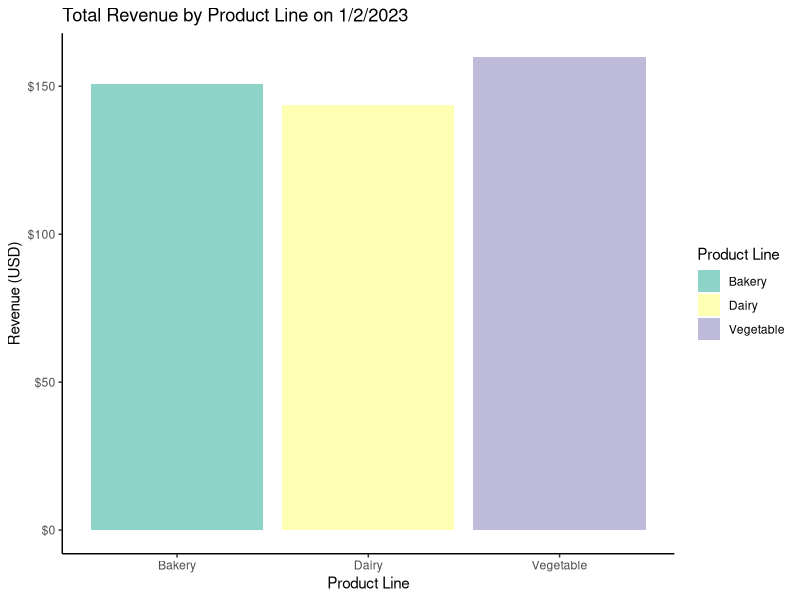
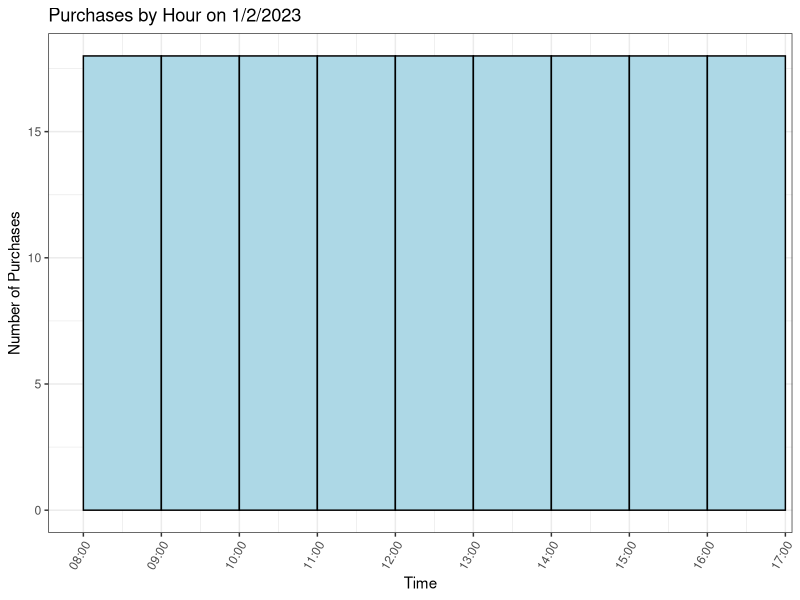

Generate these figures, in order, with R:
## ---- chunk 1
knitr::opts_chunk$set(echo = TRUE)
## ---- chunk 2
# loading required packages 

library(tidyverse)

# importing csv files 

ny <- read_csv("new_york_purchases.csv")
detroit <- read_csv("detroit_purchases.csv")

# not required but it might be a good idea to create another "location" variable
# by doing so we can tell which dataset it originally came from, and allows for future filtering 

ny$location <- "New York"
detroit$location <- "Detroit"

# let's check the data types to make sure they are the same for ny and detroit 

str(detroit)
str(ny)
## ---- chunk 3

# NY timestamp is not in date/time (POSIX) format, let's change that 
# Detroit purchases are automatically coded as UTC when read in, let's change this to EST to be consistent with NY. 

detroit$purchase_timestamp <- as.POSIXct(as.character(detroit$purchase_timestamp), tz = "EST")
ny$purchase_timestamp <- as.POSIXct(ny$purchase_timestamp, tz = "EST")

# make amount numeric for detroit 

detroit$amount <- parse_number(detroit$amount)
  
# merging the datasets by appending them to each other 

full_data <- 
  rbind(detroit, ny) %>% 
  
  # dropping "id" column because it's redundant to R's index and is misaligned after merge 
  
  select(-id)

# previewing data 

head(full_data)
## ---- chunk 4

# selecting rows with specific values and replacing "type" according to mapping 

full_data$type[full_data$type %in% c("cakes", "pizzas", "puffs")] <- "bakery"
full_data$type[full_data$type %in% c("milk", "cheese")] <- "dairy"
full_data$type[full_data$type %in% c("tomato", "carrot", "beans")] <- "vegetable"

# checking that only bakery, dairy, and vegatable remain in the data 

table(full_data$type)
## ---- chunk 5

# only selecting rows with timestamp on 1/2/2023

jan_two <- full_data %>%
  filter(as.Date(as.character(purchase_timestamp)) == as.Date("2023-01-02"))
## ---- chunk 6

# creating barplot 

ggplot(
  
  # aggregating data to sum revenue by product line 
  
  jan_two %>% 
    group_by(type) %>% 
    summarize(amount = sum(amount)),
  
  # setting x-axis and color to product line, y to revenue
  
  aes(x=type, y=amount, fill = type)) +
  geom_bar(stat="identity") + 
  
  # relabeling categories and setting color palette 
  
  scale_fill_brewer(palette = "Set3",
                    labels = c('Bakery','Dairy','Vegetable')) + 
  scale_x_discrete(labels = c('Bakery','Dairy','Vegetable')) +
  
  # putting dollar labels on y-axis 
  
  scale_y_continuous(labels=scales::dollar_format()) + 
  
  # setting legend/x-axis/y-axis/title labels 
  
  labs(fill = "Product Line", 
       x = "Product Line", 
       y = "Revenue (USD)",
       title = "Total Revenue by Product Line on 1/2/2023") + 
  
  # setting theme 
  
  theme_classic()
## ---- chunk 7

# creating histogram 

ggplot(jan_two, 
       
       # setting x-axis to purchase time 
       
       aes(x = purchase_timestamp)) + 
  
  # making the bin size 1 hour and setting colors 
  
  geom_histogram(binwidth = 3600,
                 boundary = 0, 
                 fill = "lightblue", 
                 color = "black") +
  
  # creating labels for each hour 
  
  scale_x_datetime(date_breaks = "1 hour", 
                   date_labels = "%H:%M", 
                   expand = c(.05, 0, .01, 0)) +
  
  # setting x-axis/y-axis/title labels 
  
  labs(x = "Time", 
       y = "Number of Purchases",
       title = "Purchases by Hour on 1/2/2023") + 
  
  # setting theme 
  
  theme_bw() +
  
  # rotating x-axis labels so they don't overlap 
  
  theme(axis.text.x = element_text(angle = 60, hjust=1)) 
